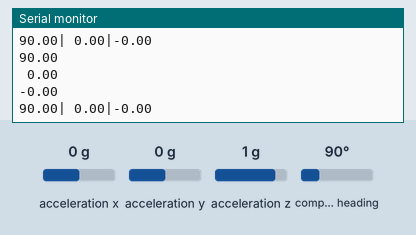
Recording of a sketch running on a simulated Arduino Uno, built with avr-gcc and run on an emulated ATmega328P. Parts: the last lines printed to the serial monitor. Inputs (shaded band) come from the test bench; at power-on: acceleration x 0 g, compass heading 90°, acceleration y 0 g, acceleration z 1 g.

Above: at 2.2 s.
2.3 s: acceleration x set to -1.4 g
At 2.42 s:
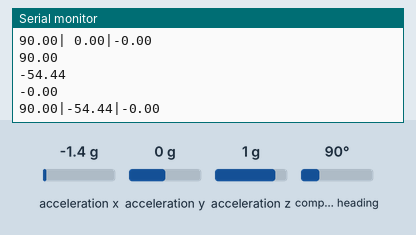
3.9 s: compass heading set to 7°
At 4.06 s:
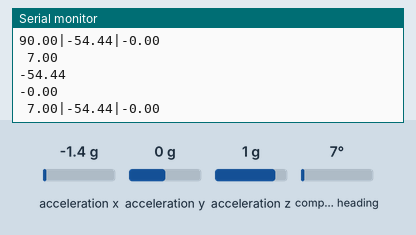
5.5 s: acceleration x set to 0 g
At 5.6 s:
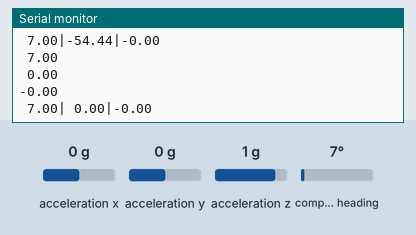
7.1 s: acceleration y set to -1.4 g
At 7.23 s:
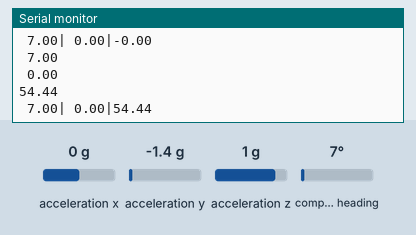
8.6 s: acceleration z set to -1.4 g
At 8.77 s:
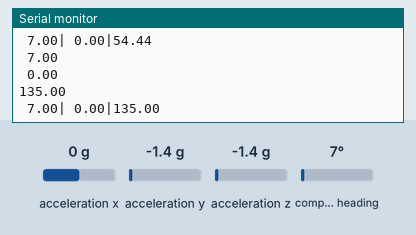
Timing chart, 0 to 11.1 s (numbered marks = the images above; inputs shaded):
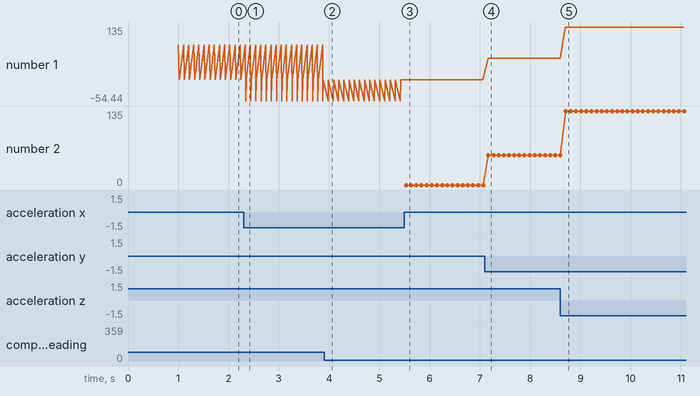

The sketch:

IMU_overI2C.ino
```cpp
#include <Wire.h>
#include <Adafruit_BNO055.h>
#include <Adafruit_Sensor.h>
#include <utility/imumaths.h>

/* This will use the Adafruit BNO055 library to get IMU data,
 *  it will assign an address of 0x04 to the Arduino which will
 *  be the slave in an I2C connection with the Rasberry Pi. It
 *  will send the IMU data over this Wire connection.
 */

Adafruit_BNO055 bno = Adafruit_BNO055(55);

int addr = 0x04;

//data to send to RPi
char imu_data[256];

char roll[32];
char pitch[32];
char yaw[32];

//sends the IMU data to the RPi
void sendIMUData() {
  Wire.write(imu_data);
}

void setup() {
  Serial.begin(9600);
  while (!Serial)
  {
    ;
  }

  Serial.println("Orientation Sensor Data"); Serial.println("");

  if (!bno.begin())
  {
    Serial.print("Oops, no BNO055 detected, check wiring or I2C addr");
    while(1);
  }
  delay(1000);

  bno.setExtCrystalUse(true); //set up BNO sensor

  Wire.begin(addr); //set up wire

  //callbacks for I2C
  Wire.onRequest(sendIMUData); //send the IMU data when requested
}

void loop() {
  //get a new sensor event
  sensors_event_t event;
  bno.getEvent(&event);
  dtostrf(event.orientation.x, 5, 2, yaw);
  Serial.println(yaw);
  dtostrf(event.orientation.y, 5, 2, pitch);
  Serial.println(pitch);
  dtostrf(event.orientation.z, 5, 2, roll);
  Serial.println(roll);
  sprintf(imu_data, "%s|%s|%s", yaw, pitch, roll);
  Serial.println(imu_data);
  delay(100);

}
```

Measured:
- after the input at 2.3 s, the serial monitor: prints a new line at once (image 1)
- after the input at 3.9 s, the serial monitor: prints a new line after 0.07 s (image 2)
- after the input at 5.5 s, the serial monitor: prints a new line at once (image 3)
- after the input at 7.1 s, the serial monitor: prints a new line after 0.06 s (image 4)
- after the input at 8.6 s, the serial monitor: prints a new line after 0.10 s (image 5)
- plotted number 1: 0 → 54.44 after the input at 7.1 s, 54.44 → 135 after the input at 8.6 s
- plotted number 2: 0 → 54.44 after the input at 7.1 s, 54.44 → 135 after the input at 8.6 s
